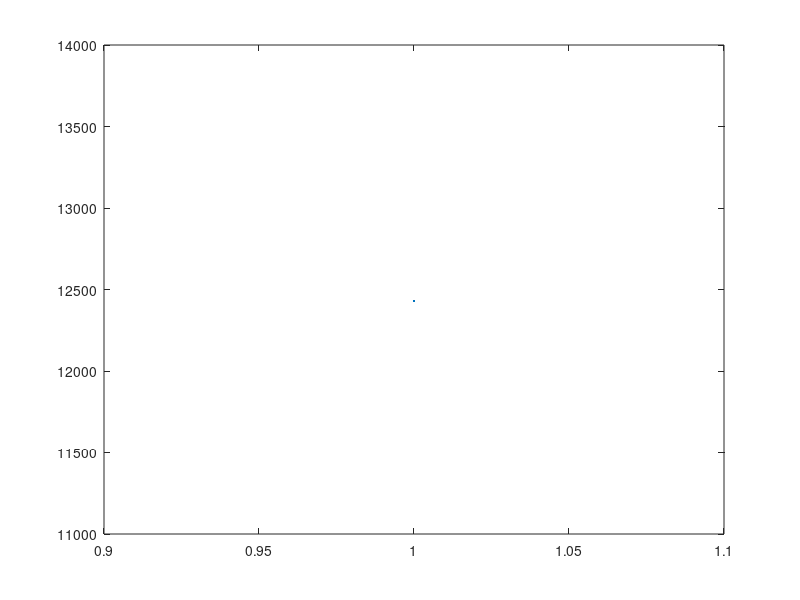

Reproduce this figure in MATLAB.
close all
clear all
clc
%% variables de ambiente
limiteArchivos=200000;
ctdadArchivos=50;
ctdadPoblacion=10;
probCross=0.9;

%% matrizz de tiempos
velocidades=[6600 2320 267 120];
espacioLimite=[256000 1000000 4000000 6000000];
limiteEspacio= sum(espacioLimite);
espacioTotal=20000000;
while(espacioTotal>limiteEspacio)
    archivos = randperm(limiteArchivos,ctdadArchivos);
    archivos=archivos';
    espacioTotal=sum(archivos);
end
matrizTiempos=archivos./velocidades;

%% CREACION DE LA POBLACION


poblacion=zeros(ctdadPoblacion,ctdadArchivos*4);

for i=1:ctdadPoblacion
    for j=1:ctdadArchivos
        a=4*j-3;
        b=3; 
        %va desde a hasta la suma de a + b
        asignacion=round(b*rand+a);
        poblacion(i,asignacion)=1;
    end
end

generacion=1;

%while(generacion<=200)
    %% EVALUACION DEL CROMOSOMA

    for i=1:ctdadPoblacion
            cromosoma=vec2mat(poblacion(i,:),4);
            objectiv(i)=sum(sum(matrizTiempos.*cromosoma)); 
    end

    %% crossover
    %plot(objectiv);
    if(rand <= probCross)
        minimo=min(objectiv);
        posMejor1=find(objectiv==minimo(1));
        valorMejor1=min(objectiv);
        %guardando el mejor de cada generacion
        mejores(generacion)=valorMejor1;
        objectiv(1,posMejor1)=valorMejor1*2;%Definir un valor grande para que no sea tomado en cuenta
        posMejor2=find(objectiv==(min(objectiv)));

        padre1=poblacion(posMejor1,:);
        padre2=poblacion(posMejor2,:);

        %Crossover
        %1 Punto
        correcto=0;
        while(correcto==0)        
            xcruce=floor((ctdadArchivos*4)*rand+1);
            xcruce1=floor((ctdadArchivos*4)*rand+1);
            if(xcruce<xcruce1)
                if(mod(xcruce,4)==1 && mod(xcruce1,4)==0) 
                    poblacion(posMejor1(1),xcruce:xcruce1) = poblacion(posMejor2(1),xcruce:xcruce1);
                    poblacion(posMejor2(1),xcruce:xcruce1) = padre1(xcruce:xcruce1);
                    correcto=1;
                end
            else
                if(mod(xcruce1,4)==1 && mod(xcruce,4)==0) 
                    poblacion(posMejor1(1),xcruce1:xcruce) = poblacion(posMejor2(1),xcruce1:xcruce);
                    poblacion(posMejor2(1),xcruce1:xcruce) = padre1(xcruce1:xcruce);
                    correcto=1;
                end
             end
        end
    end


    %% mutacion
    if(rand <= 0.1)
        xMutacion=floor((ctdadArchivos*4)*rand+1);
            if(poblacion(posMejor1,xMutacion)==0)
                %quitar el otro 1 del rango
                j=(xMutacion+3)/4;
                a=4*j-3;
                b=j*4;                
                poblacion(posMejor1,a:b)=0;               
                poblacion(posMejor1,xMutacion) = 1;
             else
                poblacion(posMejor1,xMutacion) = 0;
            end

            xMutacion=floor((ctdadArchivos*4)*rand+1);
            if(poblacion(posMejor2,xMutacion)==0)
                %quitar el otro 1 del rango de 4
                j=(xMutacion+3)/4;
                a=4*j-3;
                b=j*4;
                poblacion(posMejor2,a:b)=0;
                poblacion(posMejor2,xMutacion) = 1;
            else
                poblacion(posMejor2,xMutacion) = 0;
            end        
    end

    generacion=generacion+1;

%end
plot(mejores);


